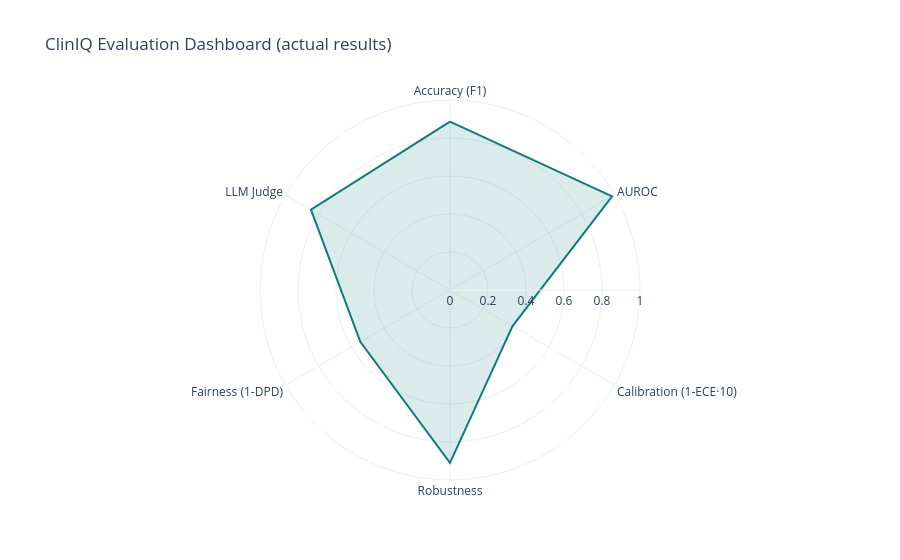

Notebook code for this chart:
### Markdown cell above
## § 6 · Evaluation Dashboard

### Code cell
import plotly.express as px

# ── Compute actual perturbation robustness for dashboard ──────────────
# Average agreement across all perturbations (from robustness section)
robustness_score = np.mean([
    (predict_notes([perturb_typo(t) for t in CLINICAL_NOTES_TEST]) == baseline_preds).mean(),
    (predict_notes([perturb_synonym(t) for t in CLINICAL_NOTES_TEST]) == baseline_preds).mean(),
    (predict_notes([perturb_truncate(t) for t in CLINICAL_NOTES_TEST]) == baseline_preds).mean(),
])

# Average judge score from LLM-as-Judge section
judge_overall_scores = [
    np.mean([s.overall for s in scores]) / 5.0   # normalise to 0-1
    for scores in judge_results.values()
]
judge_score = np.mean(judge_overall_scores)

# Actual DPD from fairness section
from fairlearn.metrics import demographic_parity_difference
actual_dpd = demographic_parity_difference(y_te, y_pred, sensitive_features=ins_te)
fairness_score = max(0, 1 - abs(actual_dpd) * 5)   # 1 = perfect parity

dashboard_data = {
    'Dimension':  ['Accuracy (F1)', 'AUROC', 'Calibration (1-ECE·10)',
                   'Robustness',    'Fairness (1-DPD)', 'LLM Judge'],
    'Score':      [
        round(report.f1_macro, 3),
        round(report.auroc, 3),
        round(max(0, 1 - report.ece * 10), 3),
        round(float(robustness_score), 3),
        round(float(fairness_score), 3),
        round(float(judge_score), 3),
    ],
}
import pandas as pd
df_dash = pd.DataFrame(dashboard_data)
print('📊 Dashboard values (all computed from actual results):')
print(df_dash.to_string(index=False))

fig = px.line_polar(
    df_dash, r='Score', theta='Dimension', line_close=True,
    title='ClinIQ Evaluation Dashboard (actual results)',
    template='plotly_white',
    color_discrete_sequence=['#0E7C7B'],
)
fig.update_traces(fill='toself', fillcolor='rgba(14,124,123,0.15)')
fig.update_layout(polar=dict(radialaxis=dict(range=[0, 1])))
fig.show()

### Figure 1 — Plotly figure (JSON) as saved in the notebook; plotly's stock layout.template omitted (floating-point values rounded to 4 significant figures)
{"data": [{"fill": "toself", "fillcolor": "rgba(14,124,123,0.15)", "hovertemplate": "Score=%{r}<br>Dimension=%{theta}<extra></extra>", "legendgroup": "", "line": {"color": "#0E7C7B", "dash": "solid"}, "marker": {"symbol": "circle"}, "mode": "lines", "name": "", "r": [0.886, 0.985, 0.38, 0.91, 0.545, 0.845, 0.886], "showlegend": false, "subplot": "polar", "theta": ["Accuracy (F1)", "AUROC", "Calibration (1-ECE·10)", "Robustness", "Fairness (1-DPD)", "LLM Judge", "Accuracy (F1)"], "type": "scatterpolar"}], "layout": {"legend": {"tracegroupgap": 0}, "polar": {"angularaxis": {"direction": "clockwise", "rotation": 90}, "domain": {"x": [0.0, 1.0], "y": [0.0, 1.0]}, "radialaxis": {"range": [0, 1]}}, "title": {"text": "ClinIQ Evaluation Dashboard (actual results)"}}}
